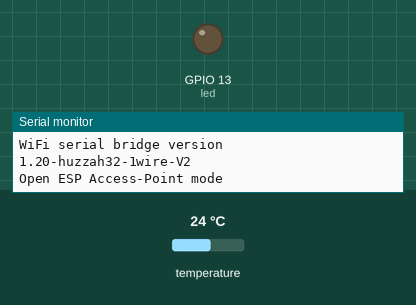
The sketch below on a simulated ESP32. On the bench: output pins drawn as LEDs (lit = HIGH), the last lines printed to the serial monitor. Dashed ring = blinking. The test bench sets the inputs (shaded band); at power-on: temperature 24 °C. WiFi joins after 1.5 s; servers stay silent unless stated.

Above: at 0.6 s.
At 3.7 s:
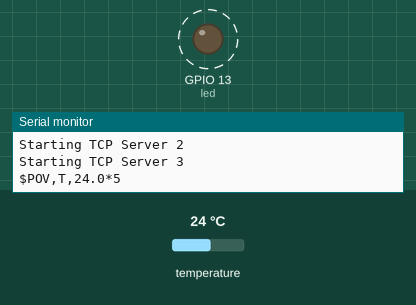
3.8 s: temperature set to 19 °C
Timing chart, 0 to 23.2 s (numbered marks = the images above; inputs shaded):
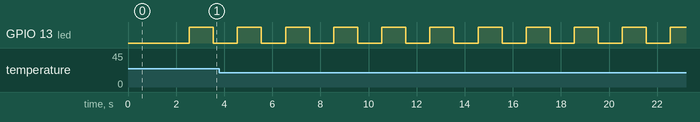

Measured:
- by itself, GPIO 13 (led): alternates HIGH for 1.0 s and LOW for 1.0 s

The sketch:

esp32_wifi_bridge_temperature_V2.ino
```cpp
// ESP32 WiFi <-> 3x UART Bridge
// by AlphaLima
// www.LK8000.com
// modified by MikeJaras 2020
//  1-wire temperature added 2021


#include "config.h"
#include <esp_wifi.h>
#include <WiFi.h>

#ifdef ONEWIRE
#include <stdio.h>
#include <string.h>
#include <OneWire.h>
#include <DallasTemperature.h>
#endif

#ifdef BLUETOOTH
#include <BluetoothSerial.h>
BluetoothSerial SerialBT;
#endif

#ifdef OTA_HANDLER
#include <ArduinoOTA.h>
#endif // OTA_HANDLER

HardwareSerial Serial_one(1);
HardwareSerial Serial_two(2);
HardwareSerial* COM[NUM_COM] = {&Serial, &Serial_one , &Serial_two};

#define MAX_NMEA_CLIENTS 4
#ifdef PROTOCOL_TCP
#include <WiFiClient.h>
WiFiServer server_0(SERIAL0_TCP_PORT);
WiFiServer server_1(SERIAL1_TCP_PORT);
WiFiServer server_2(SERIAL2_TCP_PORT);
WiFiServer *server[NUM_COM]={&server_0,&server_1,&server_2};
WiFiClient TCPClient[NUM_COM][MAX_NMEA_CLIENTS];
#endif


uint8_t buf1[NUM_COM][bufferSize];
uint16_t i1[NUM_COM]={0,0,0};

uint8_t buf2[NUM_COM][bufferSize];
uint16_t i2[NUM_COM]={0,0,0};

uint8_t buf3[NUM_COM][bufferSize];
uint16_t i3[NUM_COM]={0,0,0};

uint8_t BTbuf[bufferSize];
uint16_t iBT =0;


#ifdef ONEWIRE
const int oneWireBus = 4;                 // GPIO where the DS18B20 is connected to
#define led 13                            // define led-pin for blink
unsigned long myTime;
unsigned long previousMillis = 0;         // will store last time LED was updated
unsigned long currentMillis = 0;
const long interval = 1000;               // interval at which to blink (milliseconds) and send frequesensy to wifi and bt
unsigned long previousMillis_2 = 0;       // will store last time temperature was updated
unsigned long currentMillis_2 = 0;
const long interval_2 = 15000;            // interval at which temperature is read (milliseconds)
int ledState = LOW;                       // ledState used to set the LED
bool readState = true;                    // used to read 1-wire sensor every second time
bool readTemp  = true;                    // used to cycle temp.readings
String st = "$POV,T,85.00*3E";
float t = 85;

OneWire oneWire(oneWireBus);              // Setup a oneWire instance to communicate with any OneWire devices
DallasTemperature sensors(&oneWire);      // Pass the oneWire reference to Dallas Temperature sensor

int nmea0183_checksum(const char *nmea_data)
  {
    int crc = 0;
    int i;

    // i = 1 , ignore the first $ sign,  no checksum in sentence
    for (i = 1; i < strlen(nmea_data); i ++) {
      crc ^= nmea_data[i];
    }
    return crc;
  }

int sendToWifi(String st)
  {
//      st = "\n" + st + "\n";
      st = st + "\n";
      unsigned int stLength = st.length();

      for(int num_x= 0; num_x < NUM_COM ; num_x++)
      {
        //if(debug) COM[DEBUG_COM]->println("Writing temperature to wifi");
        if(COM[num_x] != NULL)
        {
           for(byte cln_x = 0; cln_x < MAX_NMEA_CLIENTS; cln_x++)
            {
              if(TCPClient[num_x][cln_x])
                for(int i = 0; i < stLength; i++)
                {
                  TCPClient[num_x][cln_x].write(st[i]);
                }
            }
        }
      }
    return 0;
  }

int sendToBT(String st){

  #ifdef BLUETOOTH
      st = st + "\n";
      unsigned int stLength = st.length();
        // now send to Bluetooth:
      if(SerialBT.hasClient())
        for(int i = 0; i < stLength; i++)
          {
                  SerialBT.write(st[i]);
          }
  #endif
}

#endif


void setup() {

  delay(500);

  COM[0]->begin(UART_BAUD0, SERIAL_PARAM0, SERIAL0_RXPIN, SERIAL0_TXPIN);
  COM[1]->begin(UART_BAUD1, SERIAL_PARAM1, SERIAL1_RXPIN, SERIAL1_TXPIN);
  COM[2]->begin(UART_BAUD2, SERIAL_PARAM2, SERIAL2_RXPIN, SERIAL2_TXPIN);

  if(debug) COM[DEBUG_COM]->print("\n\nWiFi serial bridge version ");
  if(debug) COM[DEBUG_COM]->println(VERSION);

#ifdef ONEWIRE
  pinMode(led, OUTPUT);
  sensors.begin();        // Start the DS18B20 sensor
  sensors.setWaitForConversion(false);  // no wait for sensor reading
#endif //ONEWIRE

#ifdef MODE_AP
  if(debug) COM[DEBUG_COM]->println("Open ESP Access-Point mode");
  WiFi.mode(WIFI_AP);                     //AP mode (phone connects directly to ESP) (no router)
  WiFi.softAP(ssid, pw);                  // configure ssid and password for softAP
  delay(2000);                            // workaround mj
  WiFi.softAPConfig(ip, ip, netmask);     // configure ip address for softAP
#endif //MODE_AP


#ifdef MODE_STA
   if(debug) COM[DEBUG_COM]->println("Open ESP Station mode");
    // STATION mode (ESP connects to router and gets an IP)
    // Assuming phone is also connected to that router
    // from RoboRemo you must connect to the IP of the ESP
  WiFi.mode(WIFI_STA);
  WiFi.begin(ssid, pw);
  if(debug) COM[DEBUG_COM]->print("try to Connect to Wireless network: ");
  if(debug) COM[DEBUG_COM]->println(ssid);
  while (WiFi.status() != WL_CONNECTED) {
    delay(500);
    if(debug) COM[DEBUG_COM]->print(".");
  }
  if(debug) COM[DEBUG_COM]->println("\nWiFi connected");
#endif //MODE_STA

#ifdef BLUETOOTH
  if(debug) COM[DEBUG_COM]->println("Open Bluetooth Server");
  if(debug) COM[DEBUG_COM]->print("Bluetooth SSID: ");
  if(debug) COM[DEBUG_COM]->println(ssid);
  SerialBT.begin(ssid);             //Bluetooth device name
#endif //BLUETOOTH

#ifdef OTA_HANDLER
  ArduinoOTA
    .onStart([]() {
      String type;
      if (ArduinoOTA.getCommand() == U_FLASH)
        type = "sketch";
      else // U_SPIFFS
        type = "filesystem";

      // NOTE: if updating SPIFFS this would be the place to unmount SPIFFS using SPIFFS.end()
      Serial.println("Start updating " + type);
    })
    .onEnd([]() {
      Serial.println("\nEnd");
    })
    .onProgress([](unsigned int progress, unsigned int total) {
      Serial.printf("Progress: %u%%\r", (progress / (total / 100)));
    })
    .onError([](ota_error_t error) {
      Serial.printf("Error[%u]: ", error);
      if (error == OTA_AUTH_ERROR) Serial.println("Auth Failed");
      else if (error == OTA_BEGIN_ERROR) Serial.println("Begin Failed");
      else if (error == OTA_CONNECT_ERROR) Serial.println("Connect Failed");
      else if (error == OTA_RECEIVE_ERROR) Serial.println("Receive Failed");
      else if (error == OTA_END_ERROR) Serial.println("End Failed");
    });
    // if DNSServer is started with "*" for domain name, it will reply with
    // provided IP to all DNS request
  ArduinoOTA.begin();
#endif // OTA_HANDLER

#ifdef PROTOCOL_TCP
  COM[0]->println("Starting TCP Server 1.");
  if(debug) COM[DEBUG_COM]->println("Starting TCP Server 1");
  server[0]->begin(); // start TCP server
  server[0]->setNoDelay(true);
  COM[1]->println("Starting TCP Server 2.");
  if(debug) COM[DEBUG_COM]->println("Starting TCP Server 2");
  server[1]->begin(); // start TCP server
  server[1]->setNoDelay(true);
  COM[2]->println("Starting TCP Server 3.");
  if(debug) COM[DEBUG_COM]->println("Starting TCP Server 3");
  server[2]->begin(); // start TCP server
  server[2]->setNoDelay(true);
#endif //PROTOCOL_TCP

 esp_err_t esp_wifi_set_max_tx_power(50);  //lower WiFi Power

}


void loop()
{
#ifdef OTA_HANDLER
  ArduinoOTA.handle();
#endif // OTA_HANDLER

#ifdef BLUETOOTH
  // receive from Bluetooth:
  if(SerialBT.hasClient())
  {
    while(SerialBT.available())
    {
      BTbuf[iBT] = SerialBT.read(); // read char from client app
      if(iBT <bufferSize-1) iBT++;
    }
    for(int num= 0; num < NUM_COM ; num++)
      COM[num]->write(BTbuf,iBT); // now send to UART(num):
    iBT = 0;
  }
#endif  //BLUETOOTH

#ifdef ONEWIRE
  // get temperature reading from sensor
  currentMillis = millis();
  currentMillis_2 = currentMillis;

  if (currentMillis - previousMillis >= interval) {
    previousMillis = currentMillis;
    if (ledState == LOW) {
      ledState = HIGH;
    } else {
      ledState = LOW;
    }
    digitalWrite(led, ledState);

    #ifdef PROTOCOL_TCP
      sendToWifi(st);
    #endif // PROTOCOL_TCP
    #ifdef BLUETOOTH
      sendToBT(st);
    #endif //BLUETOOTH
  }

  if (currentMillis_2 - previousMillis_2 >= interval_2) {
  previousMillis_2 = currentMillis_2;
  readTemp = true;
  }

  if (readTemp) {
   if (readState) {
      readState = false;
      sensors.requestTemperatures(); // initiate temperature sensor
   }
    // time to collect the temperature
    if ((!readState) and (millis() - previousMillis_2 >= 750)) {
      readTemp = false;
      readState = true;
      float t = sensors.getTempCByIndex(0);

      // NMEA output in openvario format
      // $POV,T,23.52*35
      st = "$POV,T," + String(t, 1) ;
      st = st + "*" + String(nmea0183_checksum(st.c_str()), HEX);
      st.toUpperCase();
      if(debug) COM[DEBUG_COM]->println(st);
    }
}

#endif //ONEWIRE

#ifdef PROTOCOL_TCP
  for(int num= 0; num < NUM_COM ; num++)
  {
    if (server[num]->hasClient())
    {
      for(byte i = 0; i < MAX_NMEA_CLIENTS; i++){
        //find free/disconnected spot
        if (!TCPClient[num][i] || !TCPClient[num][i].connected()){
          if(TCPClient[num][i]) TCPClient[num][i].stop();
          TCPClient[num][i] = server[num]->available();
          if(debug) COM[DEBUG_COM]->print("New client for COM");
          if(debug) COM[DEBUG_COM]->print(num);
          if(debug) COM[DEBUG_COM]->println(i);
          continue;
        }
      }
      //no free/disconnected spot so reject
      WiFiClient TmpserverClient = server[num]->available();
      TmpserverClient.stop();
    }
  }
#endif //PROTOCOL_TCP

  for(int num= 0; num < NUM_COM ; num++) {
    if(COM[num] != NULL) {
      for(byte cln = 0; cln < MAX_NMEA_CLIENTS; cln++) {
        if(TCPClient[num][cln]) {
          while(TCPClient[num][cln].available())
          {
            buf1[num][i1[num]] = TCPClient[num][cln].read(); // read char from client app
            if(i1[num]<bufferSize-1) i1[num]++;
          }

          COM[num]->write(buf1[num], i1[num]); // now send to UART(num):
          i1[num] = 0;
        }
      }

      if(COM[num]->available()) {
        while(COM[num]->available())
        {
          buf2[num][i2[num]] = COM[num]->read(); // read char from UART(num)
          if(i2[num]<bufferSize-1) i2[num]++;
        }
        // now send to WiFi:
        for(byte cln = 0; cln < MAX_NMEA_CLIENTS; cln++)
        {
          if(TCPClient[num][cln])
            TCPClient[num][cln].write(buf2[num], i2[num]);
        }

#ifdef BLUETOOTH
        // now send to Bluetooth:
        if(SerialBT.hasClient())
          SerialBT.write(buf2[num], i2[num]);
#endif

        i2[num] = 0;


      }
    }
  }
}
```

config.h
```cpp
// config: ////////////////////////////////////////////////////////////
//
//#define BLUETOOTH
#define ONEWIRE
//#define OTA_HANDLER
#define MODE_AP // phone connects directly to ESP


#define PROTOCOL_TCP

bool debug = true;

#define VERSION "1.20-huzzah32-1wire-V2"

// For AP mode:
const char *ssid = "GLIDER";  // You will connect your phone to this Access Point
const char *pw = "segelflyg";   // and this is the password,
IPAddress ip(192, 168, 10, 1); // From app, connect to this IP
IPAddress netmask(255, 255, 255, 0);

// You must connect the phone to this AP, then:
// menu -> connect -> Internet(TCP) -> 192.168.10.1:4352  for UART0
//                                  -> 192.168.10.1:2000  for UART1
//                                  -> 192.168.10.1:4353  for UART2
// Försöker felsöka med att ha wifi & blåtand samtidigt.
// Huzzah32 med viss begränsningar beskrivna på adc2 och även dac1, flyttar portar och testar.


#define NUM_COM   3                 // total number of COM Ports
#define DEBUG_COM 0                 // debug output to COM0
/*************************  COM Port 0 *******************************/
#define UART_BAUD0 9600
// Baudrate UART0
#define SERIAL_PARAM0 SERIAL_8N1    // Data/Parity/Stop UART0
#define SERIAL0_RXPIN 21            // receive Pin UART0
#define SERIAL0_TXPIN 19            // transmit Pin UART0
#define SERIAL0_TCP_PORT 4352       // Wifi Port UART0
/*************************  COM Port 1 ****************************
***/
#define UART_BAUD1 4800             // Baudrate UART1
#define SERIAL_PARAM1 SERIAL_8N1    // Data/Parity/Stop UART1
#define SERIAL1_RXPIN 16            // receive Pin UART1
#define SERIAL1_TXPIN 17            // transmit Pin UART1
#define SERIAL1_TCP_PORT 2000       // Wifi Port UART1
/*************************  COM Port 2 *******************************/
#define UART_BAUD2 4800             // Baudrate UART2
#define SERIAL_PARAM2 SERIAL_8N1    // Data/Parity/Stop UART2
#define SERIAL2_RXPIN 18            // receive Pin UART2
#define SERIAL2_TXPIN 5             // transmit Pin UART2
#define SERIAL2_TCP_PORT 4353       // Wifi Port UART2

#define bufferSize 1024

//////////////////////////////////////////////////////////////////////////
```
